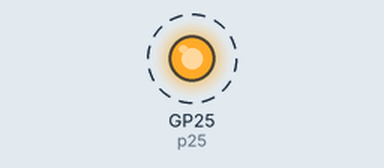
Recording of a program running on a simulated Raspberry Pi Pico running MicroPython. Parts: output pins drawn as LEDs (lit = HIGH). Dashed ring = blinking.

Above: at 0.5 s.
Timing chart, 0 to 4.6 s (numbered marks = the images above):
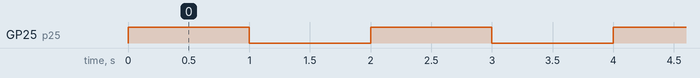

The program:

blink.py
```python
# https://docs.micropython.org/en/latest/rp2/quickref.html
import time                 # Importing the time class
from machine import Pin     # Import the Pin class from the machine module.

p25 = Pin(25, Pin.OUT)      # create output pin on GPIO25

while(1):
    p25.on()                # set pin to "on" (high) level
    time.sleep(1)           # sleep for 1 second
    p25.off()               # set pin to "off" (low) level
    time.sleep(1)           # sleep for 1 second
```

Measured:
- by itself, GP25 (p25): alternates HIGH for 1.0 s and LOW for 1.0 s
